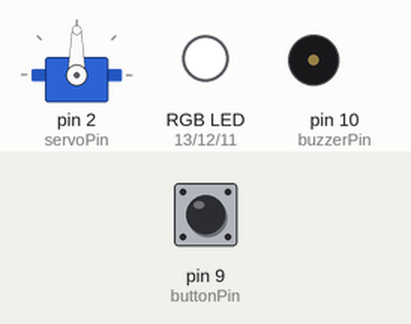
The sketch below on a simulated Arduino Uno, built with avr-gcc and run on an emulated ATmega328P. Parts: servo, an RGB LED mixed from three pins (HIGH = lit), buzzer (waves = sounding). Inputs (shaded band) come from the test bench; at power-on: pin 9 (buttonPin) HIGH.

Above: at 1.2 s.
1.3 s: pin 9 (buttonPin) pulled LOW for 0.15 s
At 2.3 s:
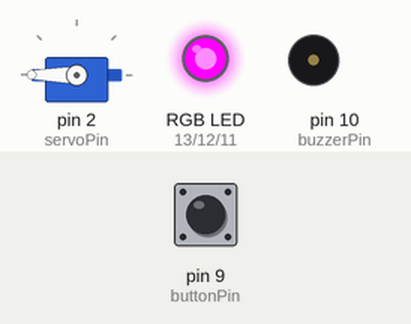
3.0 s: pin 9 (buttonPin) pulled LOW for 1 s
At 3.6 s:
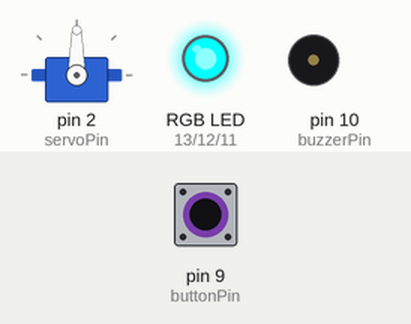
5.5 s: pin 9 (buttonPin) pulled LOW for 3.2 s
At 5.6 s:
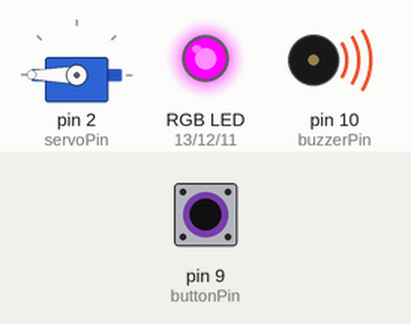
Timing chart, 0 to 8.5 s (numbered marks = the images above; inputs shaded):
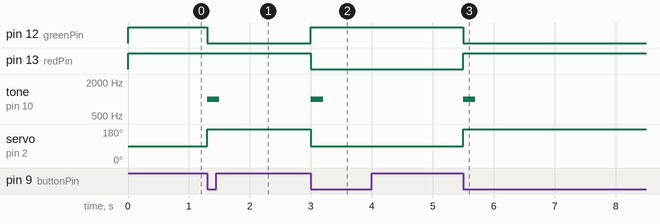

Measured:
- after the input at 1.3 s, pin 12 (greenPin): HIGH → LOW at once; tone on pin 10 (buzzerPin): silent → 1000 Hz at once, → silent 0.20 s later; servo on pin 2 (servoPin): 90° → 180° at once
- after the input at 3.0 s, pin 12 (greenPin): LOW → HIGH at once; pin 13 (redPin): HIGH → LOW at once; tone on pin 10 (buzzerPin): silent → 1000 Hz at once, → silent 0.20 s later; servo on pin 2 (servoPin): 180° → 90° at once
- after the input at 5.5 s, pin 12 (greenPin): HIGH → LOW at once; pin 13 (redPin): LOW → HIGH at once; tone on pin 10 (buzzerPin): silent → 1000 Hz at once, → silent 0.20 s later; servo on pin 2 (servoPin): 90° → 180° at once

The sketch:

servoledbuzzer.ino
```cpp
#include <Servo.h>

// Instância do servo
Servo servoMotor;

// Pinos do Servo e Buzzer
const int servoPin = 2;      // Pino do servo
const int buttonPin = 9;     // Pino do botão
const int buzzerPin = 10;    // Pino do buzzer

// Pinos do LED RGB
const int redPin = 13;       // Pino do LED (vermelho)
const int greenPin = 12;     // Pino do LED (verde)
const int bluePin = 11;      // Pino do LED (azul)

// Variáveis de controle
int servoAngle = 90;         // Posição inicial do servo
int buttonState = HIGH;      // Estado atual do botão
int lastButtonState = HIGH;  // Último estado do botão

// Constantes de limite de ângulo
const int minAngle = 0;
const int maxAngle = 180;

void setup() {
  // Configura os pinos do botão, buzzer e LED
  pinMode(buttonPin, INPUT_PULLUP); // Botão com pull-up interno
  pinMode(buzzerPin, OUTPUT);
  pinMode(redPin, OUTPUT);
  pinMode(greenPin, OUTPUT);
  pinMode(bluePin, OUTPUT);

  // Inicializa o servo
  servoMotor.attach(servoPin);
  servoMotor.write(servoAngle); // Inicia na posição central

  // Inicializa o LED RGB como apagado
  setLED(255, 255, 255); // Apaga todas as cores (inversão lógica)
}

void loop() {
  // Lê o estado atual do botão
  buttonState = digitalRead(buttonPin);

  // Detecta uma mudança de estado (pressionamento do botão)
  if (buttonState == LOW && lastButtonState == HIGH) {
    // Alterna o ângulo do servo
    if (servoAngle == 90) {
      servoAngle = maxAngle; // Vai para 180 graus
      setLED(255, 0, 255);     // LED vermelho (inversão lógica)
    } else if (servoAngle == maxAngle) {
      servoAngle = 90;       // Volta para 90 graus
      setLED(0, 255, 255);     // LED verde (inversão lógica)
    }

    // Move o servo
    servoMotor.write(servoAngle);

    // Emite som no buzzer
    tone(buzzerPin, 1000, 200); // Frequência de 1000 Hz por 200 ms

    // Pequena pausa para evitar múltiplos registros de um único clique
    delay(200);
  }

  // Atualiza o último estado do botão
  lastButtonState = buttonState;
}

// Função para configurar o LED RGB
void setLED(int red, int green, int blue) {
  analogWrite(redPin, red);
  analogWrite(greenPin, green);
  analogWrite(bluePin, blue);
}
```
